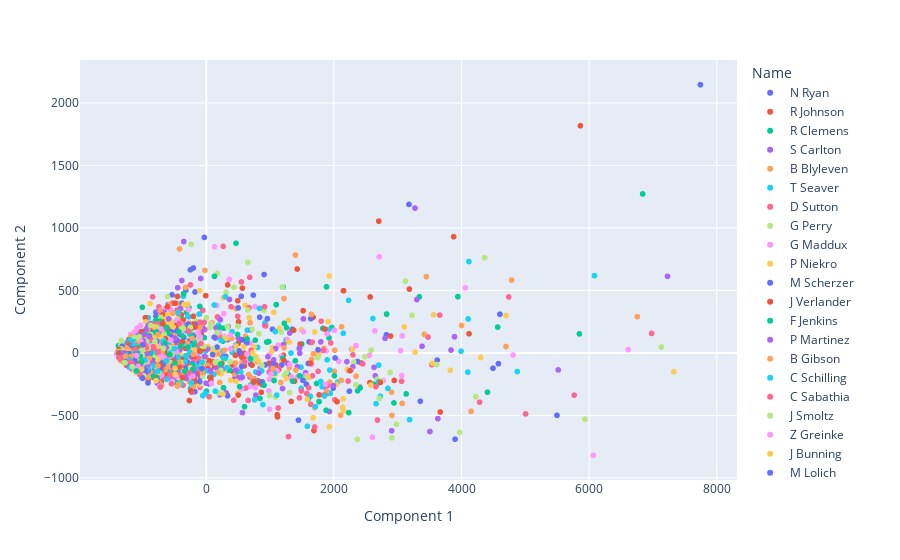

Notebook source saved alongside this figure:
### Code cell
from sklearn.decomposition import PCA
import plotly.express as px

pca = PCA(n_components='mle',svd_solver='full').fit(df_pitching_numeric)
X=pd.DataFrame(PCA(n_components=len(df_pitching_numeric.columns)).fit_transform(df_pitching_numeric),index=df_pitching_numeric.index)
X.columns+=1
X=X.rename(columns= 'Component {}'.format)

fig = px.scatter(X, x=X.loc[:,'Component 1'],y=X.loc[:,'Component 2'],color=X.index)
fig.show()
